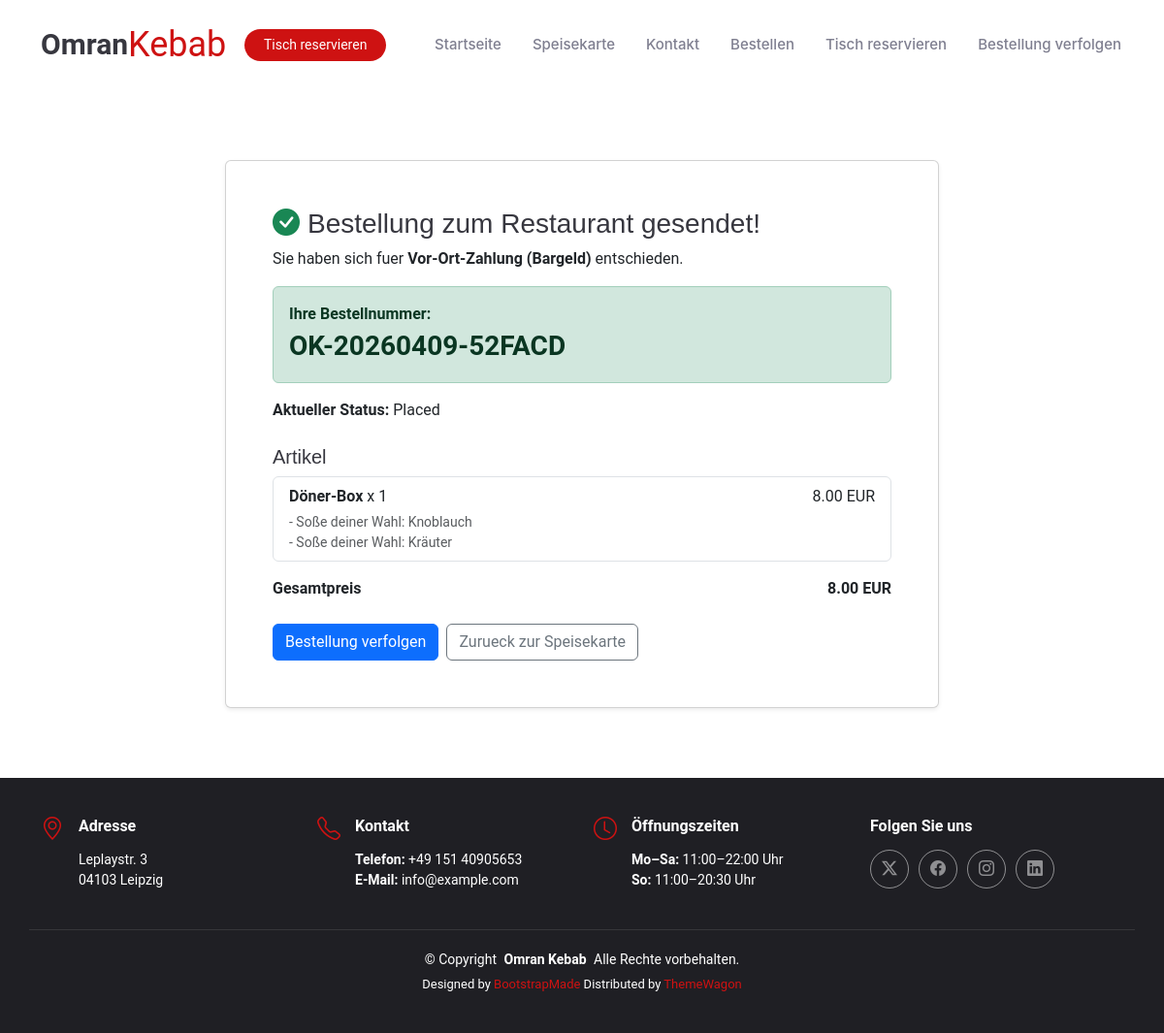
Screenshot of /order/success/OK-20260409-52FACD/ with the database file from the repository.
### FoodOrdering/models.py (models this page shows, shortened)
class Order(models.Model):
    STATUS_CHOICES = (
        ("CART", "Cart"),
        ("PLACED", "Placed"),
        ("PREPARING", "Preparing"),
        ("DELIVERING", "Delivering"),
        ("COMPLETED", "Completed"),
        ("CANCELLED", "Cancelled"),
    )
    user = models.ForeignKey(settings.AUTH_USER_MODEL, on_delete=models.SET_NULL, null=True, blank=True)
    full_name = models.CharField(max_length=120)
    phone = models.CharField(max_length=50)
    email = models.EmailField(blank=True)
    address_line = models.CharField(max_length=255, blank=True)  # for delivery
    city = models.CharField(max_length=120, blank=True)
    postal_code = models.CharField(max_length=20, blank=True)
    notes = models.TextField(blank=True)
    status = models.CharField(max_length=12, choices=STATUS_CHOICES, default="CART")
    created_at = models.DateTimeField(auto_now_add=True)
    placed_at = models.DateTimeField(null=True, blank=True)
    payment_method = models.CharField(max_length=20, blank=True)  # "CASH" or "STRIPE"
    is_paid = models.BooleanField(default=False)
    stripe_session_id = models.CharField(max_length=255, blank=True)
    stripe_payment_intent_id = models.CharField(max_length=255, blank=True)
    order_number = models.CharField(max_length=20, unique=True, null=True, blank=True, db_index=True)
    def total_price(self):
        return sum(item.total_price() for item in self.items.all())

class OrderItem(models.Model):
    order = models.ForeignKey(Order, on_delete=models.CASCADE, related_name="items")
    product = models.ForeignKey(Product, on_delete=models.PROTECT)
    quantity = models.PositiveIntegerField(default=1)
    price_at_time = models.DecimalField(max_digits=8, decimal_places=2)
    def options_total(self):
        return sum(o.price_delta_at_time for o in self.chosen_options.all())
    def unit_total(self):
        return self.price_at_time + self.options_total()
    def total_price(self):
        return self.unit_total() * self.quantity

class Product(models.Model):
    category = models.ForeignKey(Category, on_delete=models.PROTECT, related_name="products")
    name = models.CharField(max_length=160)
    slug = models.SlugField(max_length=180, unique=True)
    description = models.TextField(blank=True)
    price = models.DecimalField(max_digits=8, decimal_places=2)
    image = models.ImageField(upload_to="products/", blank=True, null=True)
    is_available = models.BooleanField(default=True)
    class Meta:
        ordering = ["name"]

class OrderItemOption(models.Model):
    order_item = models.ForeignKey(OrderItem, on_delete=models.CASCADE, related_name="chosen_options")
    option = models.ForeignKey(Option, on_delete=models.PROTECT)
    price_delta_at_time = models.DecimalField(max_digits=8, decimal_places=2)
    class Meta:
        unique_together = ("order_item", "option")

class Option(models.Model):
    group = models.ForeignKey(OptionGroup, on_delete=models.CASCADE, related_name="options")
    name = models.CharField(max_length=120)
    price_delta = models.DecimalField(max_digits=8, decimal_places=2, default=Decimal("0.00"))
    sort_order = models.PositiveIntegerField(default=0)
    is_active = models.BooleanField(default=True)
    class Meta:
        ordering = ["sort_order", "name"]

class OptionGroup(models.Model):
    name = models.CharField(max_length=120)
    slug = models.SlugField(max_length=140, unique=True)
    is_required = models.BooleanField(default=False)
    min_select = models.PositiveIntegerField(default=0)
    max_select = models.PositiveIntegerField(default=1)  # 1 = radio, >1 = checkboxes
    sort_order = models.PositiveIntegerField(default=0)
    is_active = models.BooleanField(default=True)
    class Meta:
        ordering = ["sort_order", "name"]

### FoodOrdering/views.py (the view)
# urls.py: path("order/success/<str:order_number>/", views.order_success, name="order_success"),
def order_success(request, order_number):
    order = get_object_or_404(Order, order_number=order_number)
    return render(request, "order_success.html", {"order": order})

### templates/order_success.html (shortened to what this page needs)
{% load static %}
<!DOCTYPE html>
<html lang="de">
<head>
  <link href="{% static 'assets/vendor/bootstrap/css/bootstrap.min.css' %}" rel="stylesheet">
  <link href="{% static 'assets/vendor/bootstrap-icons/bootstrap-icons.css' %}" rel="stylesheet">
  <link href="{% static 'assets/vendor/aos/aos.css' %}" rel="stylesheet">
  <link href="{% static 'assets/vendor/glightbox/css/glightbox.min.css' %}" rel="stylesheet">
  <link href="{% static 'assets/vendor/swiper/swiper-bundle.min.css' %}" rel="stylesheet">
  <link href="{% static 'assets/css/main.css' %}" rel="stylesheet">
</head>
<body class="index-page">
  <header id="header" class="header d-flex align-items-center sticky-top">
    <div class="container position-relative d-flex align-items-center justify-content-between">
      <a href="{% url 'home' %}" class="logo d-flex align-items-center me-auto me-xl-0">
        <h1 class="sitename">Omran</h1>
        <span> Kebab</span>
      </a>
      <nav id="navmenu" class="navmenu">
        <ul>
          <li><a href="{% url 'home' %}#hero">Startseite</a></li>
          <li><a href="{% url 'home' %}#menu">Speisekarte</a></li>
          <li><a href="{% url 'home' %}#contact">Kontakt</a></li>
          <li><a href="{% url 'home' %}#menu">Bestellen</a></li>
          <li><a href="{% url 'home' %}#book-a-table">Tisch reservieren</a></li>
          <li><a href="{% url 'track_order' %}">Bestellung verfolgen</a></li>
        </ul>
      </nav>
      <a class="btn-getstarted" href="{% url 'home' %}#book-a-table">Tisch reservieren</a>
    </div>
  </header>
  <main class="main">
    <section class="section" style="padding: 72px 0;">
      <div class="container">
        <div class="row justify-content-center">
          <div class="col-lg-8">
            <div class="card shadow-sm">
              <div class="card-body p-4 p-md-5">
                <h3 class="mb-2"><i class="bi bi-check-circle-fill me-2 text-success"></i>Bestellung zum Restaurant gesendet!</h3>
                <p class="mb-3">Sie haben sich fuer <strong>Vor-Ort-Zahlung (Bargeld)</strong> entschieden.</p>
                <div class="alert alert-success">
                  <div><strong>Ihre Bestellnummer:</strong></div>
                  <div class="fs-3 fw-bold">{{ order.order_number }}</div>
                </div>
                <div class="mb-3">
                  <strong>Aktueller Status:</strong> {{ order.get_status_display }}
                </div>
                <h5 class="mt-4">Artikel</h5>
                <ul class="list-group">
                  {% for item in order.items.all %}
                    <li class="list-group-item d-flex justify-content-between">
                      <div>
                        <strong>{{ item.product.name }}</strong> x {{ item.quantity }}
                        {% if item.chosen_options.all %}
                          <div class="small text-muted mt-1">
                            {% for ch in item.chosen_options.all %}
                              - {{ ch.option.group.name }}: {{ ch.option.name }}<br>
                            {% endfor %}
                          </div>
                        {% endif %}
                      </div>
                      <div>{{ item.total_price }} EUR</div>
                    </li>
                  {% endfor %}
                </ul>
                <div class="d-flex justify-content-between mt-3">
                  <strong>Gesamtpreis</strong>
                  <strong>{{ order.total_price }} EUR</strong>
                </div>
                <div class="mt-4 d-flex gap-2 flex-wrap">
                  <a class="btn btn-primary" href="{% url 'track_order' %}">Bestellung verfolgen</a>
                  <a class="btn btn-outline-secondary" href="{% url 'home' %}#menu">Zurueck zur Speisekarte</a>
                </div>
              </div>
            </div>
          </div>
        </div>
      </div>
    </section>
  </main>
  {% include "includes/footer.html" %}
</body>
</html>

### static/assets/css/main.css (style rules this page uses)
:root { --default-font: "Roboto", system-ui, -apple-system, "Segoe UI", Roboto, "Helvetica Neue", Arial, "Noto Sans", "Liberation Sans", sans-serif, "Apple Color Emoji", "Segoe UI Emoji", "Segoe UI Symbol", "Noto Color Emoji"; --heading-font: "Amatic SC", sans-serif; --nav-font: "Inter", sans-serif; }
:root { --background-color: #ffffff; --default-color: #212529; --heading-color: #37373f; --accent-color: #ce1212; --surface-color: #ffffff; --contrast-color: #ffffff; }
:root { --nav-color: #7f7f90; --nav-hover-color: #ce1212; --nav-mobile-background-color: #ffffff; --nav-dropdown-background-color: #ffffff; --nav-dropdown-color: #7f7f90; --nav-dropdown-hover-color: #ce1212; }
:root { scroll-behavior: smooth; }
body { color: var(--default-color); background-color: var(--background-color); font-family: var(--default-font); }
a { color: var(--accent-color); text-decoration: none; transition: 0.3s; }
h1, h2, h3, h4, h5, h6 { color: var(--heading-color); font-family: var(--heading-font); }
.header { color: var(--default-color); background-color: var(--background-color); padding: 20px 0; transition: all 0.5s; z-index: 997; }
.header .logo { line-height: 1; }
.header .logo h1 { font-size: 30px; margin: 0; font-weight: 700; color: var(--heading-color); font-family: var(--default-font); }
.header .logo span { color: var(--accent-color); font-size: 36px; }
.header .btn-getstarted, .header .btn-getstarted:focus { color: var(--contrast-color); background: var(--accent-color); font-size: 14px; padding: 8px 26px; margin: 0; border-radius: 50px; transition: 0.3s; }
@media (max-width: 1200px) { .header .logo { order: 1; } }
@media (max-width: 1200px) { .header .btn-getstarted { order: 2; margin: 0 15px 0 0; padding: 6px 20px; } }
@media (max-width: 1200px) { .header .navmenu { order: 3; } }
@media (min-width: 1200px) { .navmenu { padding: 0; } }
@media (min-width: 1200px) { .navmenu ul { margin: 0; padding: 0; display: flex; list-style: none; align-items: center; } }
@media (min-width: 1200px) { .navmenu li { position: relative; } }
@media (min-width: 1200px) { .navmenu>ul>li { white-space: nowrap; padding: 15px 14px; } }
@media (min-width: 1200px) { .navmenu>ul>li:last-child { padding-right: 0; } }
@media (min-width: 1200px) { .navmenu a, .navmenu a:focus { color: var(--nav-color); font-size: 15px; padding: 0 2px; font-family: var(--nav-font); font-weight: 500; display: flex; align-items: center; justify-content: space-between; white-space: nowrap; transition: 0.3s; position: relative; } }
@media (min-width: 1200px) { .navmenu>ul>li>a:before { content: ""; position: absolute; height: 2px; bottom: -6px; left: 0; background-color: var(--nav-hover-color); visibility: hidden; width: 0px; transition: all 0.3s ease-in-out 0s; } }
section, .section { color: var(--default-color); background-color: var(--background-color); padding: 60px 0; scroll-margin-top: 92px; overflow: clip; }

### rows the page displays
Order: order_number "OK-20260409-52FACD", status "Placed", total_price "8.00"
OrderItem: product.name "Döner-Box", quantity "1", total_price "8.00"
OrderItemOption: option.group.name "Soße deiner Wahl", option.name "Knoblauch"
OrderItemOption: option.group.name "Soße deiner Wahl", option.name "Kräuter"
